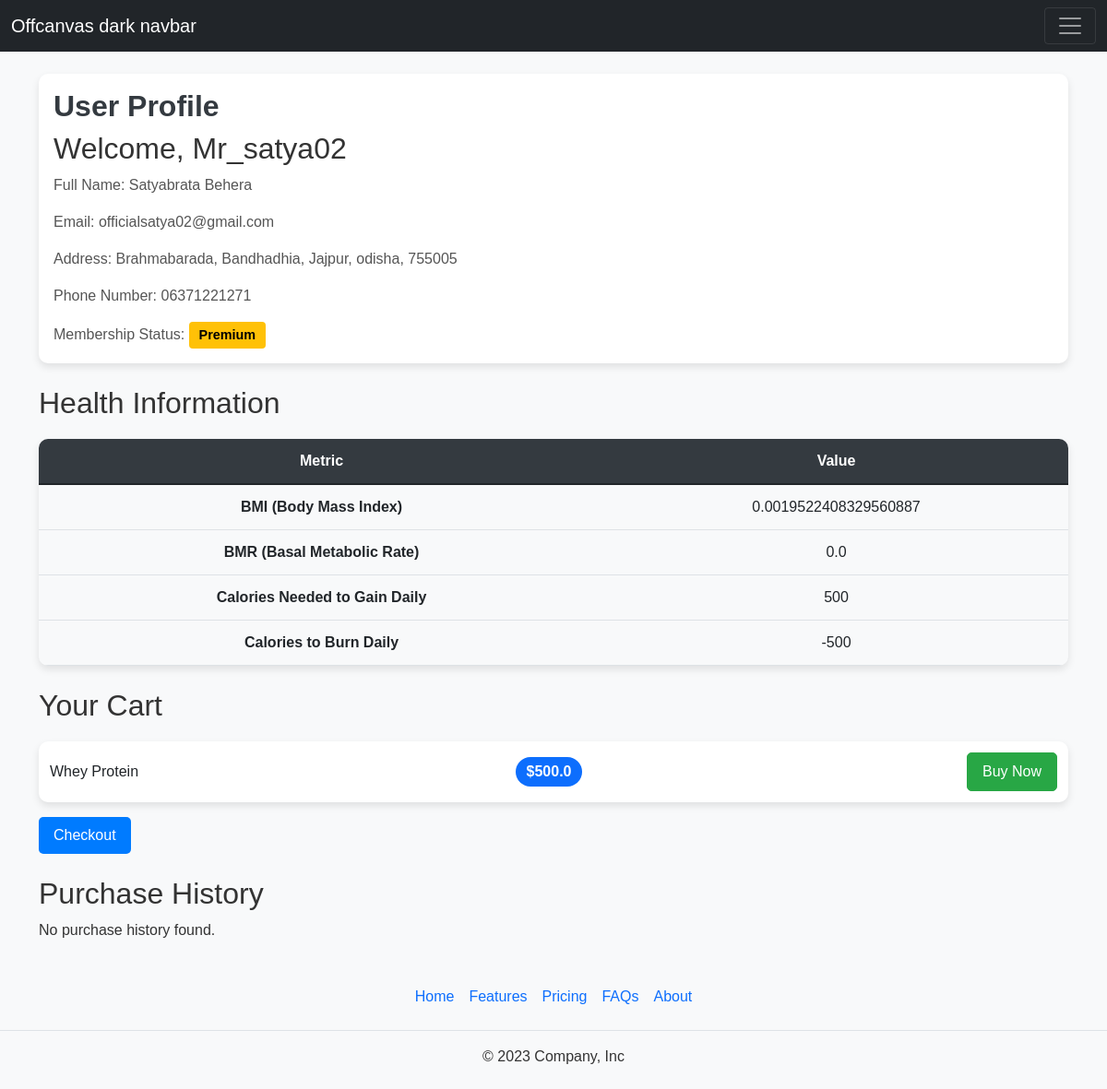
Screenshot of /profile (signed in) with the database file from the repository.
### tables this page shows
CREATE TABLE users (
    id INTEGER PRIMARY KEY AUTOINCREMENT,
    username TEXT NOT NULL UNIQUE,
    full_name TEXT NOT NULL,
    password TEXT NOT NULL,
    email TEXT NOT NULL,
    address TEXT NOT NULL,
    landmark TEXT NOT NULL,
    city TEXT NOT NULL,
    state TEXT NOT NULL,
    zip TEXT NOT NULL,
    phone_number TEXT NOT NULL,
    is_premium BOOLEAN NOT NULL DEFAULT 0
);

CREATE TABLE health_records (
    record_id INTEGER PRIMARY KEY AUTOINCREMENT,
    user_id INTEGER,
    bmi REAL,
    bmr REAL,
    daily_calories_needed INTEGER,
    calories_to_lose INTEGER,
    FOREIGN KEY (user_id) REFERENCES users(id) ON DELETE CASCADE
);

CREATE TABLE cart_items (
    id INTEGER PRIMARY KEY AUTOINCREMENT,
    user_id INTEGER,
    product_title VARCHAR(255) NOT NULL,
    product_price REAL NOT NULL,
    FOREIGN KEY (user_id) REFERENCES users(id) ON DELETE CASCADE
);

### app.py (the view)
@app.route('/profile', methods=["GET", "POST"])
def profile():
    if session.get("user_id") is None:
        return redirect("/login")
    user_id = session['user_id']
    conn = get_db_connection()
    user_data_f = conn.execute("SELECT * FROM users WHERE id = ?", (user_id,)).fetchall()
    health_records = conn.execute("SELECT * FROM health_records WHERE user_id = ?", (user_id,)).fetchall()
    cart_items = conn.execute("SELECT * FROM cart_items WHERE user_id = ?", (user_id,)).fetchall()
    purchase_histories = conn.execute("SELECT * FROM purchase_history WHERE user_id = ?", (user_id,)).fetchall()
    conn.close()
    return render_template("profile.html", user_data=user_data_f[0], health=health_records[0], cart_items=cart_items, purchase_history=purchase_histories)

### app.py (called while the page is built)
def get_db_connection():
    conn = sqlite3.connect('userdata.db')
    conn.row_factory = sqlite3.Row
    return conn

@app.after_request
def after_request(response):
    response.headers["Cache-Control"] = "no-cache, no-store, must-revalidate"
    response.headers["Pragma"] = "no-cache"
    response.headers["Expires"] = "0"
    return response

### templates/profile.html (shortened to what this page needs)
{% extends "layout.html" %}
{% block head %}
    <link href="/static/profile.css" rel="stylesheet">
{% endblock %}
{% block main %}
    <div class="container mt-4">
        <div class="card">
            <div class="card-body">
                <h1 class="card-title">User Profile</h1>
                {% if user_data %}
                    <h2>Welcome, {{ user_data.username }}</h2>
                    <p class="card-text">Full Name: {{ user_data.full_name }}</p>
                    <p class="card-text">Email: {{ user_data.email }}</p>
                    <p class="card-text">Address: {{ user_data.address }}, {{ user_data.landmark }}, {{ user_data.city }}, {{ user_data.state }}, {{ user_data.zip }}</p>
                    <p class="card-text">Phone Number: {{ user_data.phone_number }}</p>
                    <p class="card-text">
                        Membership Status:
                        {% if user_data.is_premium %}
                            <span class="badge bg-warning">Premium</span>
                        {% else %}
                            <span class="badge bg-success">Free</span>
                        {% endif %}
                    </p>
                {% else %}
                    <p>No user data found.</p>
                {% endif %}
            </div>
        </div>
    </div>
    <div class="container mt-4">
        <h2>Health Information</h2>
        {% if health %}
            <table class="table">
                <thead>
                    <tr>
                        <th scope="col">Metric</th>
                        <th scope="col">Value</th>
                    </tr>
                </thead>
                <tbody>
                    <tr>
                        <th scope="row">BMI (Body Mass Index)</th>
                        <td>{{ health.bmi }}</td>
                    </tr>
                    <tr>
                        <th scope="row">BMR (Basal Metabolic Rate)</th>
                        <td>{{ health.bmr }}</td>
                    </tr>
                    <tr>
                        <th scope="row">Calories Needed to Gain Daily</th>
                        <td>{{ health.daily_calories_needed }}</td>
                    </tr>
                    <tr>
                        <th scope="row">Calories to Burn Daily</th>
                        <td>{{ health.calories_to_lose }}</td>
                    </tr>
                </tbody>
            </table>
        {% else %}
            <p>No health data found.</p>
        {% endif %}
    </div>
    <div class="container mt-4">
        <h2>Your Cart</h2>
        {% if cart_items %}
            <ul class="list-group">
                {% for item in cart_items %}
                    <li class="list-group-item d-flex justify-content-between align-items-center">
                        {{ item.product_title }}
                        <span class="badge bg-primary rounded-pill">${{ item.product_price }}</span>
                        <button type="button" class="btn btn-success btn-sm ms-2" onclick="buyNow('{{ item.product_title }}')">Buy Now</button>
                    </li>
                {% endfor %}
            </ul>
            <button type="button" class="btn btn-primary mt-3" onclick="checkout()">Checkout</button>
        {% else %}
            <p>Your cart is empty.</p>
        {% endif %}
    </div>
    <div class="container mt-4">
        <h2>Purchase History</h2>
        {% if purchase_history %}
            <table class="table table-purchase">
                <thead>
                    <tr>
                        <th scope="col">Date</th>
                        <th scope="col">Product Title</th>
                        <th scope="col">Price</th>
                    </tr>
                </thead>
                <tbody>
                    {% for purchase in purchase_history %}
                        <tr>
                            <td>{{ purchase.purchase_date }}</td>
                            <td>{{ purchase.product_title }}</td>
                            <td>{{ purchase.product_price }}</td>
                        </tr>
                    {% endfor %}
                </tbody>
            </table>
        {% else %}
            <p>No purchase history found.</p>
        {% endif %}
    </div>
{% endblock %}

### templates/layout.html (shortened to what this page needs)
<!DOCTYPE html>
<html lang="en">
<head>
    <link href="https://cdn.jsdelivr.net/npm/bootstrap@5.1.3/dist/css/bootstrap.min.css" rel="stylesheet">
    {% block head %}{% endblock %}
</head>
<body>
    <header>
        <nav class="navbar navbar-dark bg-dark fixed-top">
            <div class="container-fluid">
                <a class="navbar-brand" href="#">Offcanvas dark navbar</a>
                <button class="navbar-toggler" type="button" data-bs-toggle="offcanvas" data-bs-target="#offcanvasDarkNavbar" aria-controls="offcanvasDarkNavbar" aria-label="Toggle navigation">
                    <span class="navbar-toggler-icon"></span>
                </button>
            </div>
        </nav>
    </header>
    <main>
        {% block main %}
        {% endblock %}
    </main>
    <footer class="py-3 my-4">
        <ul class="nav justify-content-center border-bottom pb-3 mb-3">
            <li class="nav-item"><a href="/" class="nav-link px-2 text-body-secondary">Home</a></li>
            <li class="nav-item"><a href="#" class="nav-link px-2 text-body-secondary">Features</a></li>
            <li class="nav-item"><a href="#" class="nav-link px-2 text-body-secondary">Pricing</a></li>
            <li class="nav-item"><a href="#" class="nav-link px-2 text-body-secondary">FAQs</a></li>
            <li class="nav-item"><a href="#" class="nav-link px-2 text-body-secondary">About</a></li>
        </ul>
        <p class="text-center text-body-secondary">&copy; 2023 Company, Inc</p>
    </footer>
</body>
</html>

### static/profile.css (style rules this page uses)
body { font-family: 'Arial', sans-serif; background-color: #f8f9fa; color: #333; }
main { margin-top: 80px; }
.container { margin-top: 20px; }
.card { border: none; border-radius: 10px; box-shadow: 0 4px 8px rgba(0, 0, 0, 0.1); transition: transform 0.2s; }
.card-title { font-size: 2rem; font-weight: bold; color: #343a40; }
.card-text { font-size: 1rem; color: #555; }
.badge { font-size: 0.9rem; padding: 0.5em 0.75em; }
.badge.bg-warning { background-color: #ffc107 !important; color: #000; }
.table { margin-top: 20px; border-radius: 10px; overflow: hidden; box-shadow: 0 4px 8px rgba(0, 0, 0, 0.1); }
.table thead { background-color: #343a40; color: #fff; }
.table th, .table td { padding: 12px; text-align: center; }
.table tbody tr:nth-child(odd) { background-color: #f8f9fa; }
.list-group { margin-top: 20px; box-shadow: 0 4px 8px rgba(0, 0, 0, 0.1); border-radius: 10px; overflow: hidden; }
.list-group-item { display: flex; justify-content: space-between; align-items: center; padding: 12px; border: none; border-bottom: 1px solid #ddd; }
.list-group-item:last-child { border-bottom: none; }
.list-group-item .badge { font-size: 1rem; }
.btn { font-size: 1rem; padding: 8px 16px; border-radius: 5px; transition: background-color 0.2s; }
.btn-primary { background-color: #007bff; border: none; }
.btn-success { background-color: #28a745; border: none; }
.btn-success { background-color: #28a745 !important; border: 1px solid #28a745 !important; }

### rows the page displays
users: username "Mr_satya02", full_name "Satyabrata Behera", email "officialsatya02@gmail.com", address "Brahmabarada", landmark "Bandhadhia", city "Jajpur", state "odisha", zip "755005", phone_number "06371221271"
health_records: bmi "0.0019522408329560887", bmr "0.0", daily_calories_needed "500", calories_to_lose "-500"
cart_items: product_title "Whey Protein", product_price "500.0"
